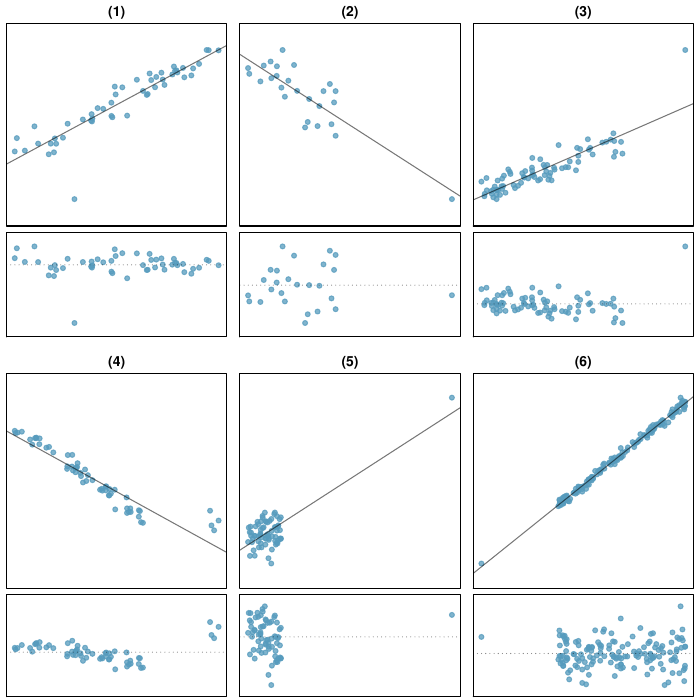

R code for this plot:
library(openintro)

pdf('outlierPlots.pdf', 7, 7)
myMat <- rbind(matrix(1:6, 2),
               matrix(7:12, 2))
myW <- rep(1, 3)
myH <- c(0.95, 0.5, 1, 0.45)
layout(myMat, myW, myH)

for(i in 1:6){
  par(mar = c(0.25, 0.5, 1.75, 0.5))
  these <- simulated_scatter$group == 23 + i
  x <- simulated_scatter$x[these]
  y <- simulated_scatter$y[these]
  yR <- c(rep(0.13, 3), 0.5, 0.1, 0.1)
  linResPlot(x, y,
             col = COL[1, 2],
             marRes = c(ifelse(i < 4, 4, 1), 2, 1, 2) / 4,
             yR = yR[i],
             main = paste0("(", i, ")"))
}
dev.off()

